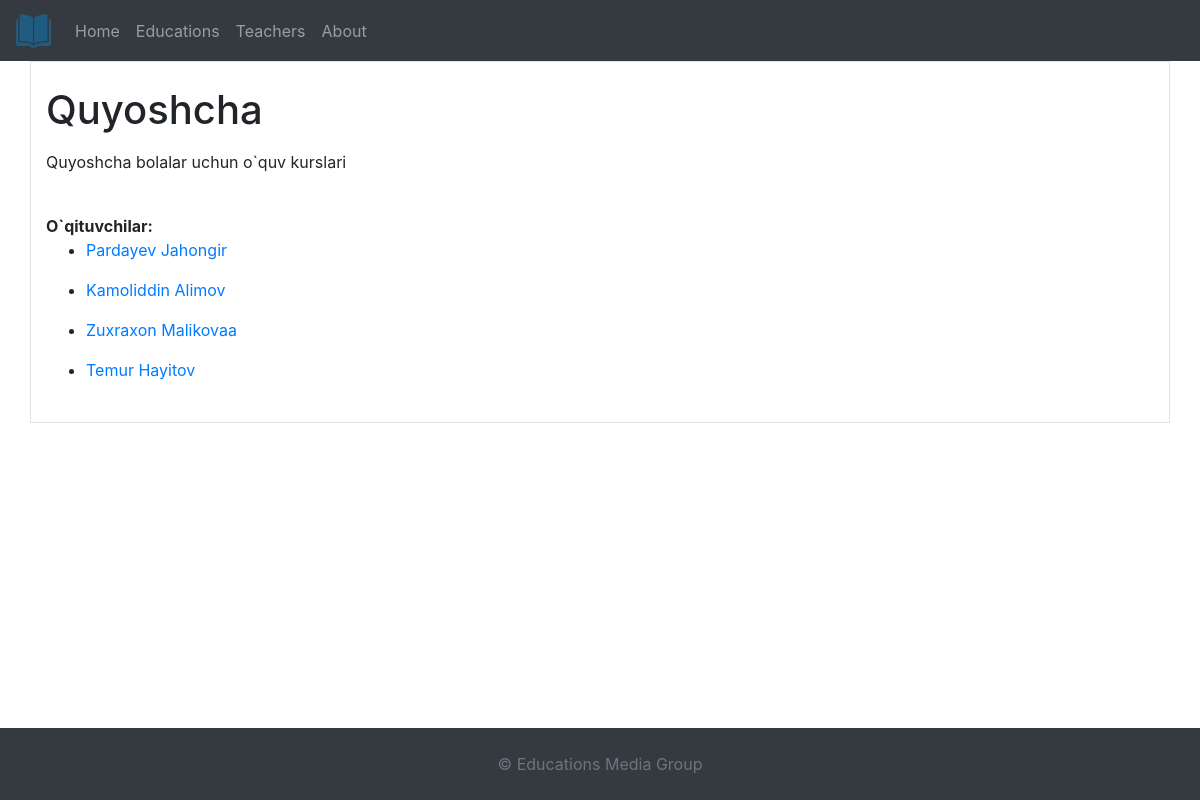
The page /educations/3 on the database its author committed.
### educations/models.py (models this page shows, shortened)
class Education(models.Model):
    title = models.CharField(max_length=512)
    description = models.CharField(max_length=2048)
    location = models.ForeignKey(Location, on_delete=models.CASCADE,
                                 null=True, blank=True)
    teachers = models.ManyToManyField(Teacher, blank=True)
    sity = models.CharField(max_length=256, null=False)

class Teacher(models.Model):
    MALE = 'male'
    FEMALE = 'female'
    GENDERS = (
        (MALE, "Male"),
        (FEMALE, "Female")
    )
    first_name = models.CharField(max_length=64)
    last_name = models.CharField(max_length=64)
    gender = models.CharField(max_length=16, choices=GENDERS)
    date_of_birth = models.DateField(null=True, blank=True)
    certificates = models.ManyToManyField(Certificate, blank=True)
    def __str__(self):
        return self.first_name + ' ' + self.last_name

### educations/views.py (the view)
# urls.py: path('educations/<int:pk>', EducationView.as_view(), name="education"),
class EducationView(DetailView):
    model = Education
    template_name = "education.html"
    def get_queryset(self):
        return Education.objects.all()

### educations/templates/education.html (shortened to what this page needs)
{% extends 'blocks/base.html' %}
{% load static %}
{% block content %}
    <div class="container border">
        <dev class="col">
            <div class="row">
                <main class="post blog-post">
                    <div class="container">
                        <div class="post-single">
                            <div class="post-details">
                                <div class="post-header  bg-purple">
                                    <h1 class="pb-2">{{ education.title }}</h1>
                                </div>
                                <div class="post-body">
                                    <p>{{ education.description }}</p>
                                    <br>
                                    <strong>O`qituvchilar:</strong><br>
                                    {% for teacher in education.teachers.all %}
                                        <ul>
                                            <li>
                                                <a href="/teachers/{{ teacher.id }}">{{ teacher }}</a>
                                            </li>
                                        </ul>
                                    {% endfor %}
                                </div>
                            </div>
                        </div>
                    </div>
                </main>
            </div>
        </dev>
    </div>
{% endblock %}

### rows shown on the page
Education: title "Quyoshcha", description "Quyoshcha bolalar uchun o`quv kurslari"
Teacher: first_name+last_name "Pardayev Jahongir"
Teacher: first_name+last_name "Kamoliddin Alimov"
Teacher: first_name+last_name "Zuxraxon Malikovaa"
Teacher: first_name+last_name "Temur Hayitov"
